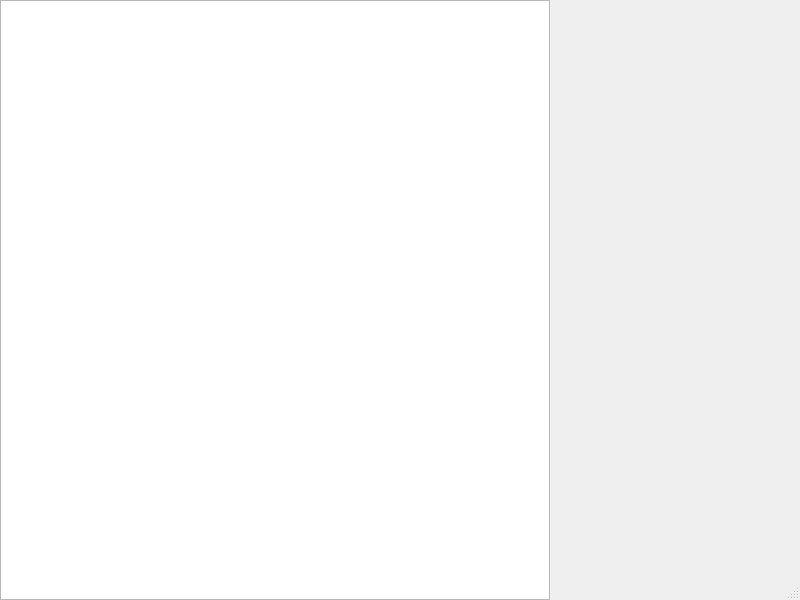
<?xml version="1.0" encoding="UTF-8"?>
<ui version="4.0">
 <class>MainWindow</class>
 <widget class="QMainWindow" name="MainWindow">
  <property name="geometry">
   <rect>
    <x>0</x>
    <y>0</y>
    <width>800</width>
    <height>600</height>
   </rect>
  </property>
  <property name="minimumSize">
   <size>
    <width>800</width>
    <height>600</height>
   </size>
  </property>
  <property name="windowTitle">
   <string>MainWindow</string>
  </property>
  <widget class="QWidget" name="centralWidget">
   <property name="minimumSize">
    <size>
     <width>800</width>
     <height>600</height>
    </size>
   </property>
   <layout class="QGridLayout" name="gridLayout">
    <property name="leftMargin">
     <number>0</number>
    </property>
    <property name="topMargin">
     <number>0</number>
    </property>
    <property name="rightMargin">
     <number>0</number>
    </property>
    <property name="bottomMargin">
     <number>0</number>
    </property>
    <property name="spacing">
     <number>0</number>
    </property>
    <item row="0" column="0" colspan="2">
     <widget class="TopPanel" name="topPanel" native="true">
      <property name="maximumSize">
       <size>
        <width>16777215</width>
        <height>50</height>
       </size>
      </property>
     </widget>
    </item>
    <item row="1" column="1" rowspan="2">
     <widget class="SettingsPanel" name="settingsPanel" native="true">
      <property name="minimumSize">
       <size>
        <width>250</width>
        <height>0</height>
       </size>
      </property>
      <property name="maximumSize">
       <size>
        <width>250</width>
        <height>16777215</height>
       </size>
      </property>
     </widget>
    </item>
    <item row="2" column="0">
     <widget class="BottomPanel" name="bottomPanel" native="true">
      <property name="sizePolicy">
       <sizepolicy hsizetype="Preferred" vsizetype="Preferred">
        <horstretch>0</horstretch>
        <verstretch>0</verstretch>
       </sizepolicy>
      </property>
      <property name="maximumSize">
       <size>
        <width>16777215</width>
        <height>30</height>
       </size>
      </property>
     </widget>
    </item>
    <item row="1" column="0">
     <widget class="Scene" name="scene"/>
    </item>
   </layout>
  </widget>
  <widget class="QMenuBar" name="menuBar">
   <property name="geometry">
    <rect>
     <x>0</x>
     <y>0</y>
     <width>800</width>
     <height>21</height>
    </rect>
   </property>
  </widget>
  <widget class="QStatusBar" name="statusBar"/>
 </widget>
 <layoutdefault spacing="6" margin="11"/>
 <customwidgets>
  <customwidget>
   <class>TopPanel</class>
   <extends>QWidget</extends>
   <header>UI/TopPanel.h</header>
   <container>1</container>
  </customwidget>
  <customwidget>
   <class>BottomPanel</class>
   <extends>QWidget</extends>
   <header>UI/BottomPanel.h</header>
   <container>1</container>
  </customwidget>
  <customwidget>
   <class>Scene</class>
   <extends>QGraphicsView</extends>
   <header>UI/Scene.h</header>
  </customwidget>
  <customwidget>
   <class>SettingsPanel</class>
   <extends>QWidget</extends>
   <header>UI/SettingsPanel.h</header>
   <container>1</container>
  </customwidget>
 </customwidgets>
 <resources/>
 <connections/>
</ui>
